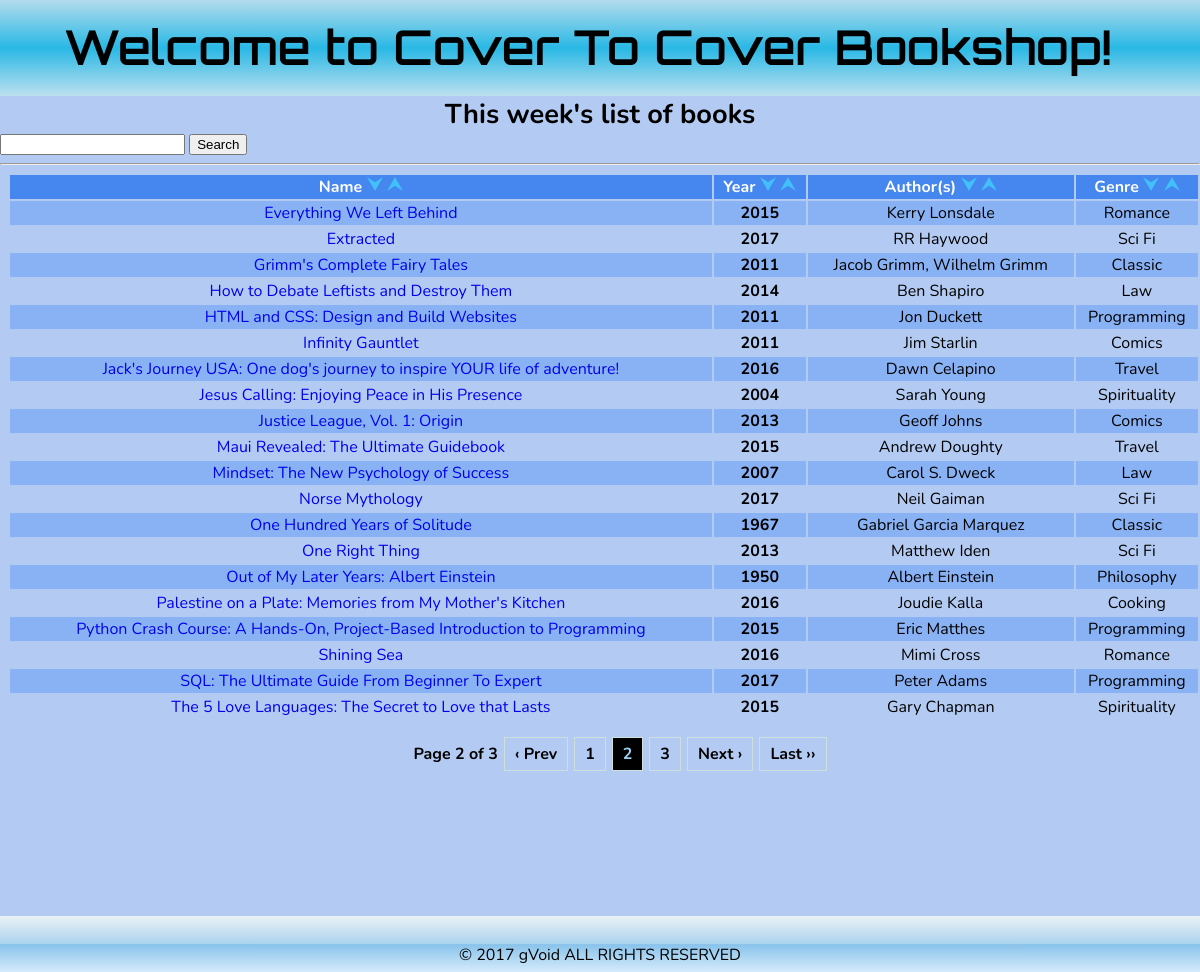
Screenshot of /?page=2 with the database file from the repository.
### tables this page shows
CREATE TABLE IF NOT EXISTS `books` (
  `id` int(8) NOT NULL AUTO_INCREMENT,
  `book_name` varchar(256) NOT NULL,
  `book_year` year(4) NOT NULL,
  `book_author` varchar(256) NOT NULL,
  `book_genre` varchar(64) NOT NULL,
  `book_synopsis` text NOT NULL,
  `book_link` text NOT NULL,
  PRIMARY KEY (`id`),
  UNIQUE KEY `id` (`id`)
);

### public_html/index.php (the view, shortened to what this page needs)
<?php include_once('../init.php'); ?>
<!DOCTYPE html>
<html lang="en">
<head>
<link rel="stylesheet" href="css/main.css">
</head>
<body>
<?php if(isset($_GET['s'])) {
    $getSort = htmlspecialchars($_GET['s']);
    $_SESSION["sort"] = '&s=' . $getSort;
    if(($getSort) == '1d')     { $id = "book_name DESC"; }
    elseif(($getSort) == '1a') { $id = "book_name ASC"; }
    elseif(($getSort) == '2d') { $id = "book_year DESC"; }
    elseif(($getSort) == '2a') { $id = "book_year ASC"; }
    elseif(($getSort) == '3d') { $id = "book_author DESC"; }
    elseif(($getSort) == '3a') { $id = "book_author ASC"; }
    elseif(($getSort) == '4d') { $id = "book_genre DESC"; }
    elseif(($getSort) == '4a') { $id = "book_genre ASC"; }
} else { $id = 'book_name ASC'; } ?>
<div id="main_page">
    <div id="header_page">
        <h1>Welcome to Cover To Cover Bookshop!</h1>
    </div>
    <div id="content_page">
        <center><h2>This week's list of books</h2></center>
        <form action="" method="POST">
            <input type="text" name="query" />
            <input type="submit" name = "submit" value="Search" />
        </form>
<?php
    if(isset($_POST['submit'])) {
    $query = $_POST['query'];
    $min_length = 3;
    if(strlen($query) >= $min_length){
        $query = mysqli_real_escape_string($db, $query);
        $raw_results = mysqli_query($db, "SELECT * FROM books WHERE (`book_name` LIKE '%".$query."%') OR (`book_year` LIKE '%".$query."%') OR (`book_author` LIKE '%".$query."%') OR (`book_genre` LIKE '%".$query."%') OR (`book_synopsis` LIKE '%".$query."%')") or die(mysqli_error($db));
        if(mysqli_num_rows($raw_results) > 0){
            echo '<table border = "0" style="width: 100%; text-align: center;">';
            echo '
            <tr>
                <th>Name <a href="index.php?s=1a"><img src="img/asc.ico"></a> <a href="index.php?s=1d"><img src="img/des.ico"></a></th>
                <th>Year <a href="index.php?s=2a"><img src="img/asc.ico"></a> <a href="index.php?s=2d"><img src="img/des.ico"></a></th>
                <th>Author(s) <a href="index.php?s=3a"><img src="img/asc.ico"></a> <a href="index.php?s=3d"><img src="img/des.ico"></a></th>
                <th>Genre <a href="index.php?s=4a"><img src="img/asc.ico"></a> <a href="index.php?s=4d"><img src="img/des.ico"></a></th>
            </tr>';
            while($results = mysqli_fetch_array($raw_results)){
                echo "<tr><td><a href='book.php?b={$results['id']}'>{$results['book_name']}</a></td><td><b>{$results['book_year']}</b></td><td>{$results['book_author']}</td><td>{$results['book_genre']}</td></tr>";
            }
            echo "</table><br /><center><a class=\"btn\" href=\"index.php\"> Go Back</a></center>";
        }
        else{ echo "<h2>No results.</h2> <br /> <center><a class=\"btn\" href=\"index.php\"> Go Back</a></center>"; }
    }
    else { echo "<h3>Please try again. Minimum search length is {$min_length}.</h3><center><a class=\"btn\" href=\"index.php\"> Go Back</a></center>"; }
} else {
?>
        <hr/>
<?php
$page = (int)(!isset($_GET["page"]) ? 1 : $_GET["page"]);
$per_page = 20;
$startpoint = ($page * $per_page) - $per_page;
$results = mysqli_query($db, "SELECT * FROM books ORDER by {$id} LIMIT {$startpoint} , {$per_page}");
if (!$results) { redirect("404.php"); } else { ?>
<table border = "0" style="width: 100%; text-align: center;">
    <tr>
        <th>Name <a href="index.php?s=1a"><img src="img/asc.ico"></a> <a href="index.php?s=1d"><img src="img/des.ico"></a></th>
        <th>Year <a href="index.php?s=2a"><img src="img/asc.ico"></a> <a href="index.php?s=2d"><img src="img/des.ico"></a></th>
        <th>Author(s) <a href="index.php?s=3a"><img src="img/asc.ico"></a> <a href="index.php?s=3d"><img src="img/des.ico"></a></th>
        <th>Genre <a href="index.php?s=4a"><img src="img/asc.ico"></a> <a href="index.php?s=4d"><img src="img/des.ico"></a></th>
    </tr>
<?php
while ($row = mysqli_fetch_array($results)) {
    echo "<tr><td><a href='book.php?b={$row['id']}'>{$row['book_name']}</a></td><td><b>{$row['book_year']}</b></td><td>{$row['book_author']}</td><td>{$row['book_genre']}</td></tr>";
    }
?>
</table>
<?php } }
    echo pagination($per_page,$page,$url='?'); ?>
    </div>
    <div id="footer_page">
        <p>&copy; <?php echo date('Y'); ?> gVoid ALL RIGHTS RESERVED</p>
    </div>
</div>
</body>
</html>

### public_html/css/main.css (style rules this page uses)
html, body { height: 100%; }
body { background-color: #b3cbf2; margin: 0; padding: 0; cursor:default; }
h1 { font-size: 3em; font-weight: 550; font-family: 'Orbitron', sans-serif; }
h2 { font-size: 1.7em; }
h1, h2, h3, h4 { margin: 0; }
a { text-decoration: none; }
table { padding: 0 0 0 8px }
table th { color: white; background-color: #4586ef; }
#main_page { background-color: grey; min-width: 1024px; font-family: 'Nunito', sans-serif; }
#header_page { height: 64px; padding: 16px 64px; background: #b3dced; background: -moz-linear-gradient(top, #b3dced 0%, #29b8e5 50%, #bce0ee 100%); background: -webkit-linear-gradient(top, #b3dced 0%,#29b8e5 50%,#bce0ee 100%); background: linear-gradient(to bottom, #b3dced 0%,#29b8e5 50%,#bce0ee 100%); filter: progid:DXImageTransform.Microsoft.gradient( startColorstr='#b3dced', endColorstr='#bce0ee',GradientType=0 ); }
#content_page { background-color: #b3cbf2; width: 100%; float: right; padding: 0; min-height: 820px; height: 100%; }
#footer_page { height: 32px; padding: 12px; clear: both; text-align: center; background: #ebf1f6; background: -moz-linear-gradient(top, #ebf1f6 0%, #abd3ee 50%, #89c3eb 51%, #d5ebfb 100%); background: -webkit-linear-gradient(top, #ebf1f6 0%,#abd3ee 50%,#89c3eb 51%,#d5ebfb 100%); background: linear-gradient(to bottom, #ebf1f6 0%,#abd3ee 50%,#89c3eb 51%,#d5ebfb 100%); filter: progid:DXImageTransform.Microsoft.gradient( startColorstr='#ebf1f6', endColorstr='#d5ebfb',GradientType=0 ); }

### public_html/index.php (style rules this page uses)
tr:nth-child(even) { background: #89b2f4; }

### rows the page displays
books: book_name "Everything We Left Behind", book_year "2015", book_author "Kerry Lonsdale", book_genre "Romance"
books: book_name "Extracted", book_year "2017", book_author "RR Haywood", book_genre "Sci Fi"
books: book_name "Grimm's Complete Fairy Tales", book_year "2011", book_author "Jacob Grimm, Wilhelm Grimm", book_genre "Classic"
books: book_name "How to Debate Leftists and Destroy Them", book_year "2014", book_author "Ben Shapiro", book_genre "Law"
books: book_name "HTML and CSS: Design and Build Websites", book_year "2011", book_author "Jon Duckett", book_genre "Programming"
books: book_name "Infinity Gauntlet", book_year "2011", book_author "Jim Starlin", book_genre "Comics"
books: book_name "Jack's Journey USA: One dog's journey to inspire YOUR life of adventure!", book_year "2016", book_author "Dawn Celapino", book_genre "Travel"
books: book_name "Jesus Calling: Enjoying Peace in His Presence", book_year "2004", book_author "Sarah Young", book_genre "Spirituality"
books: book_name "Justice League, Vol. 1: Origin", book_year "2013", book_author "Geoff Johns", book_genre "Comics"
books: book_name "Maui Revealed: The Ultimate Guidebook", book_year "2015", book_author "Andrew Doughty", book_genre "Travel"
books: book_name "Mindset: The New Psychology of Success", book_year "2007", book_author "Carol S. Dweck", book_genre "Law"
books: book_name "Norse Mythology", book_year "2017", book_author "Neil Gaiman", book_genre "Sci Fi"
books: book_name "One Hundred Years of Solitude", book_year "1967", book_author "Gabriel Garcia Marquez", book_genre "Classic"
books: book_name "One Right Thing", book_year "2013", book_author "Matthew Iden", book_genre "Sci Fi"
books: book_name "Out of My Later Years: Albert Einstein", book_year "1950", book_author "Albert Einstein", book_genre "Philosophy"
books: book_name "Palestine on a Plate: Memories from My Mother's Kitchen", book_year "2016", book_author "Joudie Kalla", book_genre "Cooking"
books: book_name "Python Crash Course: A Hands-On, Project-Based Introduction to Programming", book_year "2015", book_author "Eric Matthes", book_genre "Programming"
books: book_name "Shining Sea", book_year "2016", book_author "Mimi Cross", book_genre "Romance"
books: book_name "SQL: The Ultimate Guide From Beginner To Expert", book_year "2017", book_author "Peter Adams", book_genre "Programming"
books: book_name "The 5 Love Languages: The Secret to Love that Lasts", book_year "2015", book_author "Gary Chapman", book_genre "Spirituality"

### other values shown
$page "2"
$lastpage "3"
$prevlabel "‹ Prev"
$nextlabel "Next ›"
$lastlabel "Last ››"
